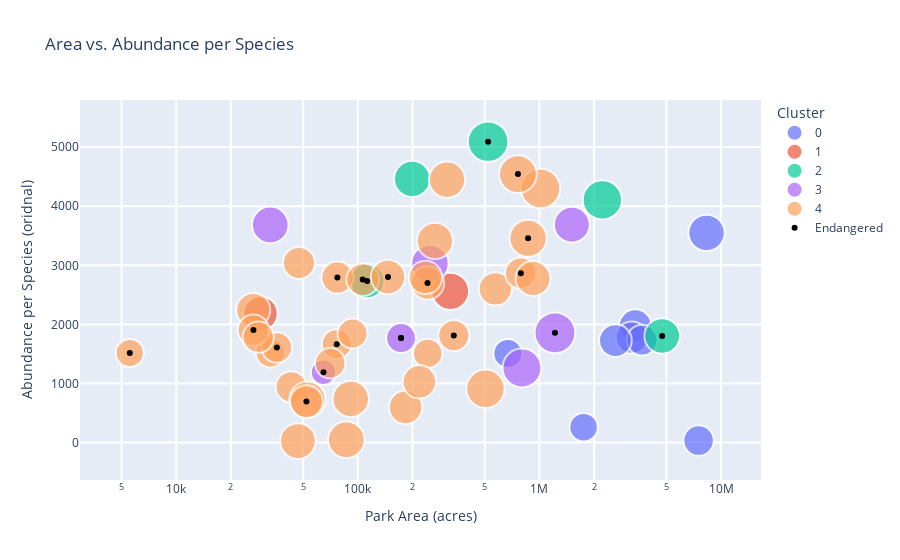

The cell this chart's notebook holds for it:
### Code cell
cat_01 = 'Acres'
cat_02 = 'Abundance_ordinal'
title = 'Area vs. Abundance per Species'
title_cat_01 = 'Park Area (acres)'
title_cat_02 = 'Abundance per Species (oridnal)'
legend = 'Cluster'
fig = bubbleplot(df_park,cat_01,cat_02,title,title_cat_01,title_cat_02,x_axis_type='log',cross_plot=parks_endangered)
# ind = df_park['Park Name'] == 'Biscayne National Park'
# fig.add_trace(go.plot(x = df_park[cat_01][ind],y = df_park[cat_02][ind]),'kx')

### Figure 1 — Plotly figure (JSON) as saved in the notebook; plotly's stock layout.template omitted (floating-point values rounded to 4 significant figures)
{"data": [{"marker": {"line": {"width": 2}, "size": [31.26, 26.87, 29.78, 27.37, 24.27, 23.52, 30.82, 38.39], "sizemode": "area", "sizeref": 0.05775}, "mode": "markers", "name": "0", "text": ["Park Name: Denali National Park and Preserve<br>Size: 3372402<br># Species: 999<br># Native Species: 977<br>", "Park Name: Gates Of The Arctic National Park and Preserve<br>Size: 7523898<br># Species: 722<br># Native Species: 722<br>", "Park Name: Glacier Bay National Park and Preserve<br>Size: 3224840<br># Species: 916<br># Native Species: 887<br>", "Park Name: Katmai National Park and Preserve<br>Size: 3674530<br># Species: 760<br># Native Species: 749<br>", "Park Name: Kenai Fjords National Park<br>Size: 669983<br># Species: 605<br># Native Species: 589<br>", "Park Name: Kobuk Valley National Park<br>Size: 1750717<br># Species: 553<br># Native Species: 553<br>", "Park Name: Lake Clark National Park and Preserve<br>Size: 2619733<br># Species: 970<br># Native Species: 950<br>", "Park Name: Wrangell - St Elias National Park and Preserve<br>Size: 8323148<br># Species: 1509<br># Native Species: 1474<br>"], "type": "scatter", "x": [3372402, 7523898, 3224840, 3674530, 669983, 1750717, 2619733, 8323148], "y": [1976, 33, 1778, 1734, 1508, 260, 1726, 3549]}, {"marker": {"line": {"width": 2}, "size": [34.54, 40.25], "sizemode": "area", "sizeref": 0.05775}, "mode": "markers", "name": "1", "text": ["Park Name: Haleakala National Park<br>Size: 29094<br># Species: 2023<br># Native Species: 1193<br>", "Park Name: Hawaii Volcanoes National Park<br>Size: 323431<br># Species: 2722<br># Native Species: 1620<br>"], "type": "scatter", "x": [29094, 323431], "y": [2183, 2560]}, {"marker": {"line": {"width": 2}, "size": [36.47, 47.31, 34.71, 38.05, 44.71], "sizemode": "area", "sizeref": 0.05775}, "mode": "markers", "name": "2", "text": ["Park Name: Death Valley National Park<br>Size: 4740912<br># Species: 1410<br># Native Species: 1330<br>", "Park Name: Great Smoky Mountains National Park<br>Size: 521490<br># Species: 2598<br># Native Species: 2238<br>", "Park Name: Redwood National Park<br>Size: 112512<br># Species: 1525<br># Native Species: 1205<br>", "Park Name: Shenandoah National Park<br>Size: 199045<br># Species: 1824<br># Native Species: 1448<br>", "Park Name: Yellowstone National Park<br>Size: 2219791<br># Species: 2188<br># Native Species: 1999<br>"], "type": "scatter", "x": [4740912, 521490, 112512, 199045, 2219791], "y": [1804, 5093, 2735, 4461, 4107]}, {"marker": {"line": {"width": 2}, "size": [43.61, 25.73, 40.29, 38.77, 18.44, 37.13, 48.06], "sizemode": "area", "sizeref": 0.05775}, "mode": "markers", "name": "3", "text": ["Park Name: Big Bend National Park<br>Size: 801163<br># Species: 2011<br># Native Species: 1902<br>", "Park Name: Biscayne National Park<br>Size: 172924<br># Species: 839<br># Native Species: 662<br>", "Park Name: Channel Islands National Park<br>Size: 249561<br># Species: 1847<br># Native Species: 1623<br>", "Park Name: Cuyahoga Valley National Park<br>Size: 32950<br># Species: 1770<br># Native Species: 1503<br>", "Park Name: Dry Tortugas National Park<br>Size: 64701<br># Species: 481<br># Native Species: 340<br>", "Park Name: Everglades National Park<br>Size: 1508538<br># Species: 1780<br># Native Species: 1379<br>", "Park Name: Grand Canyon National Park<br>Size: 1217403<br># Species: 2532<br># Native Species: 2310<br>"], "type": "scatter", "x": [801163, 172924, 249561, 32950, 64701, 1508538, 1217403], "y": [1262, 1769, 3032, 3683, 1190, 3688, 1857]}, {"marker": {"line": {"width": 2}, "size": [29.72, 25.79, 24.94, 24.76, 26.98, 28, 32.06, 36.82, 33.48, 32.7, 45.37, 38.03, 29.78, 28.09, 39.09, 22.89, 32.05, 28.6, 30.9, 38.09, 31.38, 32.17, 42.67, 35.26, 26.04, 28.48, 37.84, 38.37, 39.89, 26.93, 32.31, 28.18, 41.26, 34.12], "sizemode": "area", "sizeref": 0.05775}, "mode": "markers", "name": "4", "text": ["Park Name: Acadia National Park<br>Size: 47390<br># Species: 1157<br># Native Species: 883<br>", "Park Name: Arches National Park<br>Size: 76519<br># Species: 749<br># Native Species: 665<br>", "Park Name: Badlands National Park<br>Size: 242756<br># Species: 700<br># Native Species: 622<br>", "Park Name: Black Canyon of the Gunnison National Park<br>Size: 32950<br># Species: 689<br># Native Species: 613<br>", "Park Name: Bryce Canyon National Park<br>Size: 35835<br># Species: 788<br># Native Species: 728<br>", "Park Name: Canyonlands National Park<br>Size: 337598<br># Species: 866<br># Native Species: 784<br>", "Park Name: Capitol Reef National Park<br>Size: 241904<br># Species: 1161<br># Native Species: 1028<br>", "Park Name: Carlsbad Caverns National Park<br>Size: 46766<br># Species: 1427<br># Native Species: 1356<br>", "Park Name: Congaree National Park<br>Size: 26546<br># Species: 1205<br># Native Species: 1121<br>", "Park Name: Crater Lake National Park<br>Size: 183224<br># Species: 1122<br># Native Species: 1069<br>", "Park Name: Glacier National Park<br>Size: 1013572<br># Species: 2196<br># Native Species: 2058<br>", "Park Name: Grand Teton National Park<br>Size: 309995<br># Species: 1587<br># Native Species: 1446<br>", "Park Name: Great Basin National Park<br>Size: 77180<br># Species: 955<br># Native Species: 887<br>", "Park Name: Great Sand Dunes National Park and Preserve<br>Size: 42984<br># Species: 813<br># Native Species: 789<br>", "Park Name: Guadalupe Mountains National Park<br>Size: 86416<br># Species: 1578<br># Native Species: 1528<br>", "Park Name: Hot Springs National Park<br>Size: 5550<br># Species: 588<br># Native Species: 524<br>", "Park Name: Isle Royale National Park<br>Size: 571790<br># Species: 1167<br># Native Species: 1027<br>", "Park Name: Joshua Tree National Park<br>Size: 789745<br># Species: 849<br># Native Species: 818<br>", "Park Name: Lassen Volcanic National Park<br>Size: 106372<br># Species: 1005<br># Native Species: 955<br>", "Park Name: Mammoth Cave National Park<br>Size: 52830<br># Species: 1628<br># Native Species: 1451<br>", "Park Name: Mesa Verde National Park<br>Size: 52122<br># Species: 1106<br># Native Species: 985<br>", "Park Name: Mount Rainier National Park<br>Size: 235625<br># Species: 1191<br># Native Species: 1035<br>", "Park Name: North Cascades National Park<br>Size: 504781<br># Species: 2053<br># Native Species: 1821<br>", "Park Name: Olympic National Park<br>Size: 922651<br># Species: 1356<br># Native Species: 1243<br>", "Park Name: Petrified Forest National Park<br>Size: 93533<br># Species: 732<br># Native Species: 678<br>", "Park Name: Pinnacles National Park<br>Size: 26606<br># Species: 940<br># Native Species: 811<br>", "Park Name: Rocky Mountain National Park<br>Size: 265828<br># Species: 1526<br># Native Species: 1432<br>", "Park Name: Saguaro National Park<br>Size: 91440<br># Species: 1578<br># Native Species: 1472<br>", "Park Name: Sequoia and Kings Canyon National Parks<br>Size: 865952<br># Species: 1818<br># Native Species: 1591<br>", "Park Name: Theodore Roosevelt National Park<br>Size: 70447<br># Species: 807<br># Native Species: 725<br>", "Park Name: Voyageurs National Park<br>Size: 218200<br># Species: 1173<br># Native Species: 1044<br>", "Park Name: Wind Cave National Park<br>Size: 28295<br># Species: 890<br># Native Species: 794<br>", "Park Name: Yosemite National Park<br>Size: 761266<br># Species: 1896<br># Native Species: 1702<br>", "Park Name: Zion National Park<br>Size: 146598<br># Species: 1316<br># Native Species: 1164<br>"], "type": "scatter", "x": [47390, 76519, 242756, 32950, 35835, 337598, 241904, 46766, 26546, 183224, 1013572, 309995, 77180, 42984, 86416, 5550, 571790, 789745, 106372, 52830, 52122, 235625, 504781, 922651, 93533, 26606, 265828, 91440, 865952, 70447, 218200, 28295, 761266, 146598], "y": [3040, 1665, 1509, 1520, 1609, 1810, 2701, 26, 2244, 596, 4299, 4448, 2793, 942, 47, 1516, 2602, 2867, 2758, 728, 693, 2795, 910, 2776, 1845, 1903, 3413, 739, 3457, 1342, 1029, 1784, 4544, 2801]}, {"marker": {"color": "black"}, "mode": "markers", "name": "Endangered", "type": "scatter", "x": [521490, 5550, 172924, 64701, 172924, 112512, 76519, 35835, 337598, 241904, 4740912, 77180, 1217403, 789745, 106372, 52122, 26606, 865952, 761266, 146598], "y": [5093, 1516, 1769, 1190, 1769, 2735, 1665, 1609, 1810, 2701, 1804, 2793, 1857, 2867, 2758, 693, 1903, 3457, 4544, 2801]}], "layout": {"legend": {"title": {"text": "Cluster"}}, "title": {"text": "Area vs. Abundance per Species"}, "xaxis": {"gridcolor": "white", "gridwidth": 2, "title": {"text": "Park Area (acres)"}, "type": "log"}, "yaxis": {"gridcolor": "white", "gridwidth": 2, "title": {"text": "Abundance per Species (oridnal)"}, "type": "linear"}}}
